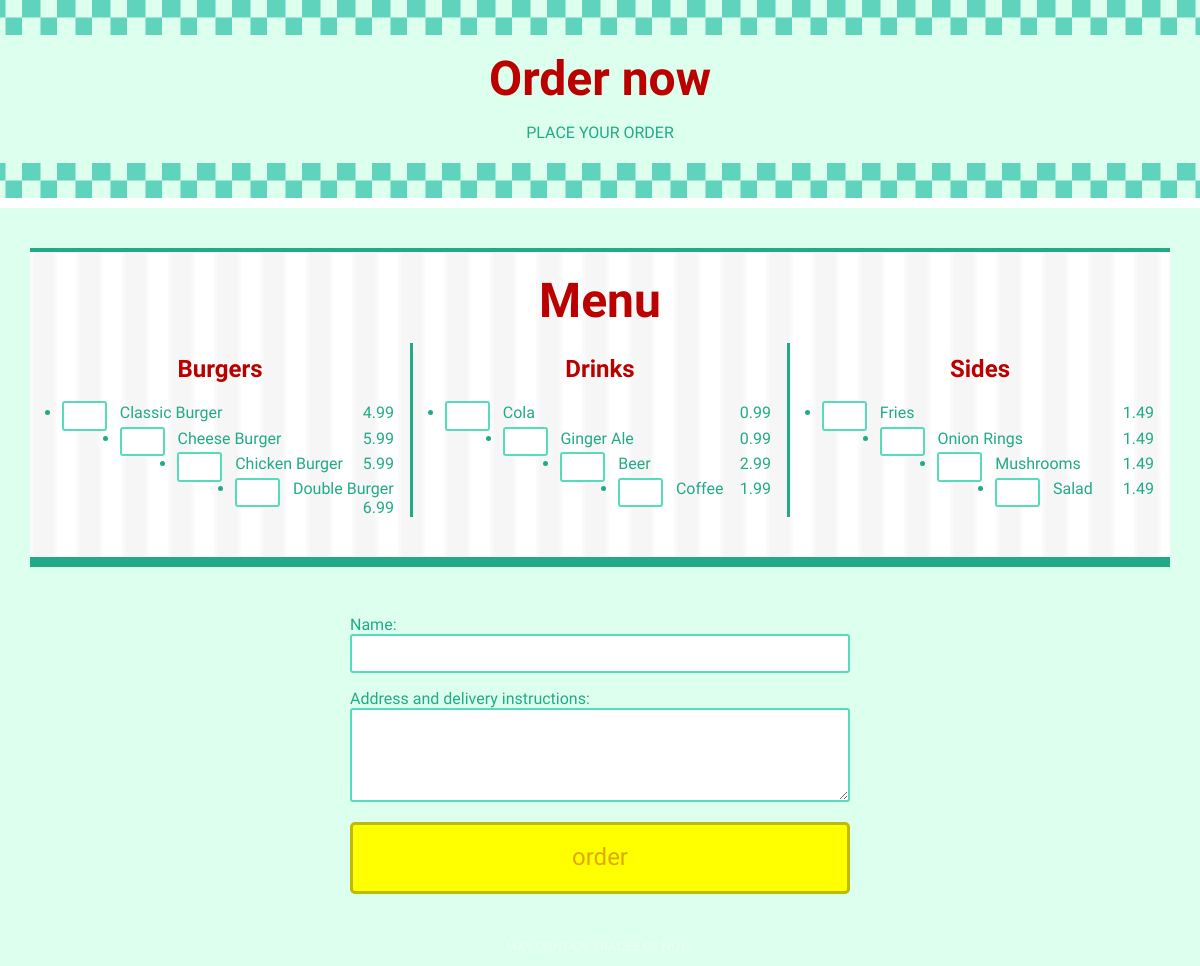
/order, run on the app's committed database.
### tables this page shows
CREATE TABLE burgers(
id INTEGER PRIMARY KEY,
burger TEXT UNIQUE,
price FLOAT NOT NULL
);

CREATE TABLE drinks(
id INTEGER PRIMARY KEY,
drink TEXT UNIQUE,
price FLOAT NOT NULL
);

CREATE TABLE sides(
id INTEGER PRIMARY KEY,
side TEXT UNIQUE,
price FLOAT NOT NULL
);

### run.py (the view)
@app.route('/order')
def order():
    con = sqlite3.connect(MENUDB)
    menu = fetchMenu(con)
    con.close()
    return render_template('order.html', disclaimer='may contain traces of nuts', burgers=menu['burgers'], drinks=menu['drinks'], sides=menu['sides'])

### run.py (called while the page is built)
def fetchMenu(con):
    burgers = []
    free = '0'
    cur = con.execute('SELECT burger,price FROM burgers WHERE price>=?', (free,))
    for row in cur:
        burgers.append(list(row))
    drinks = []
    cur = con.execute('SELECT drink,price FROM drinks')
    for row in cur:
        drinks.append(list(row))
    sides = []
    cur = con.execute('SELECT side,price FROM sides')
    for row in cur:
        sides.append(list(row))
    return {'burgers':burgers, 'drinks':drinks, 'sides':sides}

### templates/order.html (shortened to what this page needs)
 {% extends "base.html" %}
{% block head %}
    {{ super() }}
{% endblock %}
{% block content %}
    <div id="header">
      <h1>Order now</h1>
      <p>PLACE YOUR ORDER</p>
    </div>
    <form action="/confirm" method="post">
      <div id="menu">
        <h1>Menu</h1>
        <div>
          <h2>Burgers</h2>
          <ul class="menu-items">
            {% for burger in burgers %}
            <li>
              <input type="number" min="0" name="{{ burger[0] }}" autocomplete="off" />
              {{ burger[0] }}
              <span class="price">{{ burger[1] }}</span>
            </li>
            {% endfor %}
          </ul>
        </div>
        <div>
          <h2>Drinks</h2>
          <ul class="menu-items">
            {% for drink in drinks %}
            <li><input type="number" min="0" name="{{ drink[0] }}" autocomplete="off" />
            {{ drink[0] }}
            <span class="price">{{ drink[1] }}</span></li>
            {% endfor %}
          </ul>
        </div>
        <div>
          <h2>Sides</h2>
          <ul class="menu-items">
            {% for side in sides %}
            <li><input type="number" min="0" name="{{ side[0] }}" autocomplete="off" />
            {{ side[0] }}
            <span class="price">{{ side[1] }}</span></li>
            {% endfor %}
          </ul>
        </div>
      </div>
      <div id="order-details">
        <p>
          <label for="name">Name:</label>
          <input type="text" id="name" name="name" required />
        </p>
        <p>
          <label for="address">Address and delivery instructions:</label>
          <textarea id="address" name="address" rows="6" required></textarea>
        </p>
        <input type="submit" value="order" class="btn-yellow" />
      </div>
    </form>
{% endblock %}

### static/screen.css (style rules this page uses)
#header { background-color: #DFE; background-image: url(checks.svg), url(checks.svg); background-position: top, bottom; background-repeat: repeat-x; background-size: 35px; border-bottom: white 10px solid; margin-bottom: 40px; padding-top: 50px; padding-bottom: 40px; text-align: center; }
body { background-color: #600; color: #2A8; font-family: 'Monda', sans-serif; margin: 0; }
h1 { color: #B00; font-family: 'Yellowtail', cursive; font-size: 3em; margin: 0; }
h2 { color: #B00; font-family: 'Yellowtail', cursive; }
#menu { background-color: white; background-image: url(menu-bg.svg); background-size: 46px; border-bottom: #2A8 10px solid; border-top: #2A8 4px solid; display: grid; margin: auto; max-width: 1140px; padding: 20px 0; padding-bottom: 2.5em; grid-template-columns: 1fr 1fr 1fr; grid-template-rows: auto; }
#menu h1 { grid-column: span 3; padding-bottom: 0.3em; text-align: center; }
#menu h2 { margin-top: 0.5em; text-align: center; }
#menu ol, #menu ul { padding-left: 2em; }
#menu li { margin-top: 0.4em; width: 100%; }
#menu .price { float: right; padding-right: 1em; }
#menu div { grid-column: span 3; margin: 0 1em; }
#menu div:nth-child(3) { border-bottom: 3px solid #2A8; border-top: 3px solid #2A8; }
input, textarea { border: solid 2px #5DB; border-radius: 3px; color: #2A8; font-family: 'Monda', sans-serif; font-size: 0.8em; height: 2em; padding: 0 0.5em; }
textarea { height: auto; width: 100%; }
#menu input, #menu textarea { float: left; margin-right: 1em; margin-top: -0.15em; width: 2.2em; }
#order-details { margin: auto; max-width: 500px; padding: 2em 2.5em; }
#order-details input,#order-details textarea { box-sizing: border-box; min-height: 3em; width: 100%; }
input[type="number"] { -moz-appearance: textfield; }
@media only screen and (min-width: 720px) { #menu div { grid-column: auto; margin: 0; } }
@media only screen and (min-width: 720px) { #menu div:nth-child(3) { border: none; border-left: 3px solid #2A8; border-right: 3px solid #2A8; } }
.btn-yellow { background-color: #FF0; border: 3px solid #BB0; border-radius: 5px; color: #DA0; cursor: pointer; display: inline-block; font-size: 1.5em; padding: 0 10px 2px 10px; transition: background-color 0.5s; transition: color 0.5s; }

### templates/order.html (style rules this page uses)
body { background-color: #DFE; }

### data on the page
burgers: burger "Classic Burger", price "4.99"
burgers: burger "Cheese Burger", price "5.99"
burgers: burger "Chicken Burger", price "5.99"
burgers: burger "Double Burger", price "6.99"
drinks: drink "Cola", price "0.99"
drinks: drink "Ginger Ale", price "0.99"
drinks: drink "Beer", price "2.99"
drinks: drink "Coffee", price "1.99"
sides: side "Fries", price "1.49"
sides: side "Onion Rings", price "1.49"
sides: side "Mushrooms", price "1.49"
sides: side "Salad", price "1.49"
